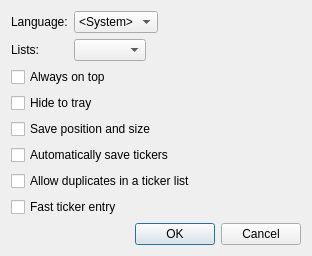
<?xml version="1.0" encoding="UTF-8"?>
<ui version="4.0">
 <class>Options</class>
 <widget class="QDialog" name="Options">
  <property name="geometry">
   <rect>
    <x>0</x>
    <y>0</y>
    <width>312</width>
    <height>239</height>
   </rect>
  </property>
  <property name="windowTitle">
   <string>Options</string>
  </property>
  <layout class="QGridLayout" name="gridLayout_2">
   <item row="0" column="0" colspan="2">
    <layout class="QGridLayout" name="gridLayout">
     <item row="0" column="0">
      <widget class="QLabel" name="label_2">
       <property name="text">
        <string>Language:</string>
       </property>
      </widget>
     </item>
     <item row="0" column="1">
      <widget class="QComboBox" name="comboLang">
       <item>
        <property name="text">
         <string>&lt;System&gt;</string>
        </property>
       </item>
      </widget>
     </item>
     <item row="0" column="2" rowspan="2">
      <spacer name="horizontalSpacer_2">
       <property name="orientation">
        <enum>Qt::Horizontal</enum>
       </property>
       <property name="sizeHint" stdset="0">
        <size>
         <width>0</width>
         <height>20</height>
        </size>
       </property>
      </spacer>
     </item>
     <item row="1" column="0">
      <widget class="QLabel" name="label">
       <property name="text">
        <string>Lists:</string>
       </property>
      </widget>
     </item>
     <item row="1" column="1">
      <widget class="QComboBox" name="comboNumberOfLists">
       <property name="sizePolicy">
        <sizepolicy hsizetype="Maximum" vsizetype="Fixed">
         <horstretch>0</horstretch>
         <verstretch>0</verstretch>
        </sizepolicy>
       </property>
       <property name="minimumContentsLength">
        <number>2</number>
       </property>
      </widget>
     </item>
    </layout>
   </item>
   <item row="1" column="0" colspan="2">
    <widget class="QCheckBox" name="checkOnTop">
     <property name="text">
      <string>Always on top</string>
     </property>
    </widget>
   </item>
   <item row="2" column="0">
    <widget class="QCheckBox" name="checkTray">
     <property name="text">
      <string>Hide to tray</string>
     </property>
    </widget>
   </item>
   <item row="3" column="0" colspan="2">
    <widget class="QCheckBox" name="checkSave">
     <property name="text">
      <string>Save position and size</string>
     </property>
    </widget>
   </item>
   <item row="4" column="0" colspan="2">
    <widget class="QCheckBox" name="checkSaveTickers">
     <property name="text">
      <string>Automatically save tickers</string>
     </property>
    </widget>
   </item>
   <item row="5" column="0" colspan="2">
    <widget class="QCheckBox" name="checkAllowDups">
     <property name="text">
      <string>Allow duplicates in a ticker list</string>
     </property>
    </widget>
   </item>
   <item row="6" column="0" colspan="2">
    <widget class="QCheckBox" name="checkMini">
     <property name="text">
      <string>Fast ticker entry</string>
     </property>
    </widget>
   </item>
   <item row="7" column="1">
    <spacer name="verticalSpacer">
     <property name="orientation">
      <enum>Qt::Vertical</enum>
     </property>
     <property name="sizeHint" stdset="0">
      <size>
       <width>20</width>
       <height>0</height>
      </size>
     </property>
    </spacer>
   </item>
   <item row="8" column="0" colspan="2">
    <widget class="QDialogButtonBox" name="buttonBox">
     <property name="orientation">
      <enum>Qt::Horizontal</enum>
     </property>
     <property name="standardButtons">
      <set>QDialogButtonBox::Cancel|QDialogButtonBox::Ok</set>
     </property>
    </widget>
   </item>
  </layout>
 </widget>
 <tabstops>
  <tabstop>comboLang</tabstop>
  <tabstop>comboNumberOfLists</tabstop>
  <tabstop>checkOnTop</tabstop>
  <tabstop>checkTray</tabstop>
  <tabstop>checkSave</tabstop>
  <tabstop>checkSaveTickers</tabstop>
  <tabstop>checkAllowDups</tabstop>
  <tabstop>checkMini</tabstop>
  <tabstop>buttonBox</tabstop>
 </tabstops>
 <resources/>
 <connections>
  <connection>
   <sender>buttonBox</sender>
   <signal>accepted()</signal>
   <receiver>Options</receiver>
   <slot>accept()</slot>
   <hints>
    <hint type="sourcelabel">
     <x>248</x>
     <y>254</y>
    </hint>
    <hint type="destinationlabel">
     <x>157</x>
     <y>274</y>
    </hint>
   </hints>
  </connection>
  <connection>
   <sender>buttonBox</sender>
   <signal>rejected()</signal>
   <receiver>Options</receiver>
   <slot>reject()</slot>
   <hints>
    <hint type="sourcelabel">
     <x>316</x>
     <y>260</y>
    </hint>
    <hint type="destinationlabel">
     <x>286</x>
     <y>274</y>
    </hint>
   </hints>
  </connection>
 </connections>
</ui>
